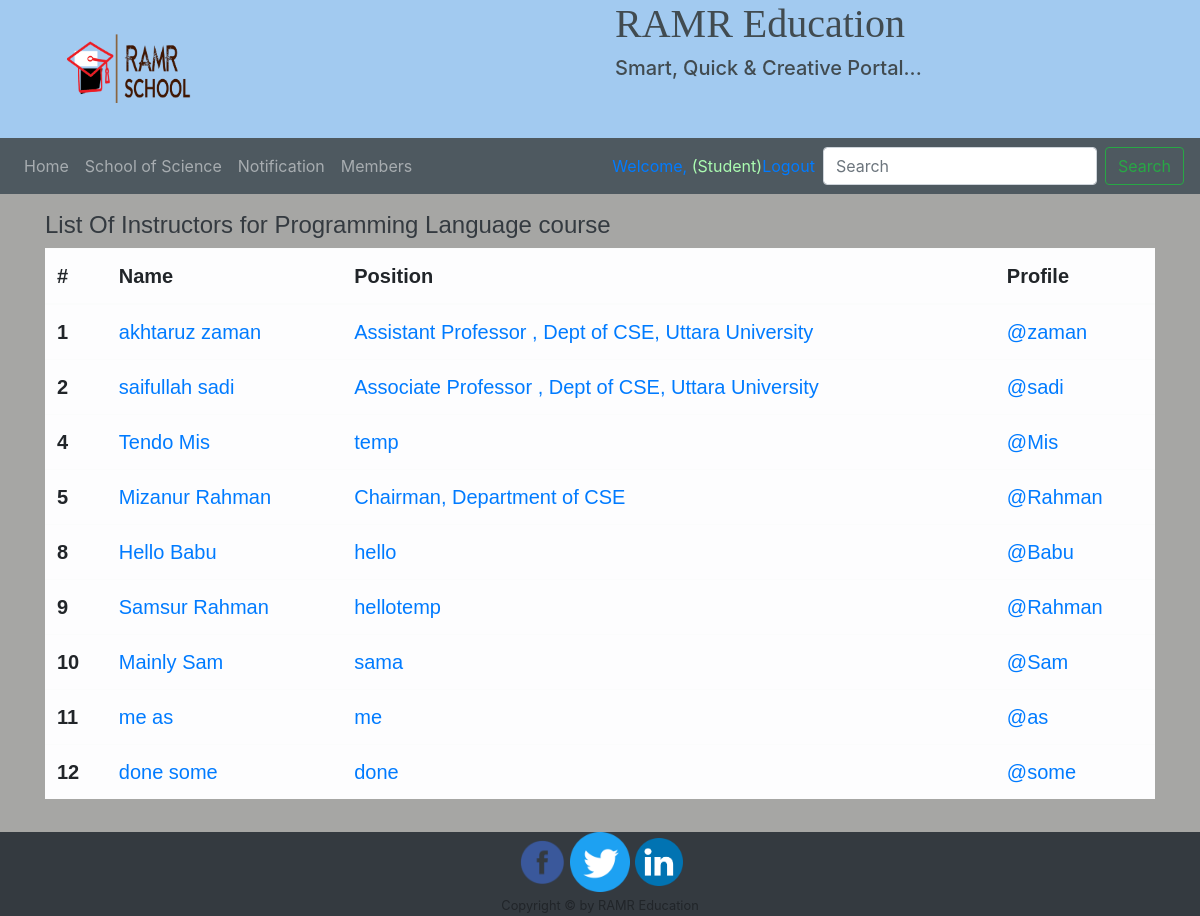
The page /pages/student/ListOfInstructor_se.php on the database its author committed.
### tables this page shows
CREATE TABLE `teacher` (
  `id` int(11) NOT NULL,
  `first_name` varchar(255) DEFAULT NULL,
  `last_name` varchar(255) DEFAULT NULL,
  `email` varchar(255) DEFAULT NULL,
  `address` text,
  `address2` text,
  `city` varchar(50) DEFAULT NULL,
  `remember_me` int(1) DEFAULT NULL,
  `password` varchar(255) DEFAULT NULL,
  `position` varchar(255) DEFAULT NULL,
  `type` varchar(255) NOT NULL,
  `photo` varchar(255) DEFAULT NULL
);

### pages/student/ListOfInstructor_se.php (the view, shortened to what this page needs)
<?php
include '../heading.php';
$queryTeachers = mysqli_query(mysqli_connect('localhost', 'root', 'roquib', 'ramr'), "select id,first_name,last_name, position from teacher");
?>
<?php
include '../navbar.php';
?>
<div style="font-size:20px; font-family:sans-serif; background-color:#a6a6a4; color:black; padding:17px;">
    <div class="coursebton">
        <div class="container">
            <h4 class="text-dark">List Of Instructors for Programming Language course</h4>
            <table class="table table-hover table-light">
                <thead>
                    <tr>
                        <th>#</th>
                        <th>Name</th>
                        <th>Position</th>
                        <th>Profile</th>
                    </tr>
                </thead>
                <tbody>
                    <?php while ($row = mysqli_fetch_array($queryTeachers)) : ?>
                        <tr>
                            <th scope="row"><?php echo $row['id']; ?></th>
                            <td><a href="SoftwareEngineering.php?id=<?php echo $row['id']; ?>"><?php echo $row['first_name'] . ' ' . $row['last_name']; ?></a></td>
                            <td><a href="SoftwareEngineering.php?id=<?php echo $row['id']; ?>"><?php echo $row['position']; ?></a></td>
                            <td><a href="/pages/teacher/teacherProfile.php?id=<?php echo $row['id']; ?>">@<?php echo $row['last_name']; ?></a> </td>
                        </tr> <?php endwhile; ?> </tbody>
            </table>
        </div>
    </div>
</div> <?php
        include "../footer.php";
        ?>

### rows shown on the page
teacher: id "1", first_name "akhtaruz", last_name "zaman", position "Assistant Professor , Dept of CSE, Uttara University"
teacher: id "2", first_name "saifullah", last_name "sadi", position "Associate Professor , Dept of CSE, Uttara University"
teacher: id "4", first_name "Tendo", last_name "Mis", position "temp"
teacher: id "5", first_name "Mizanur", last_name "Rahman", position "Chairman, Department of CSE"
teacher: id "8", first_name "Hello", last_name "Babu", position "hello"
teacher: id "9", first_name "Samsur", last_name "Rahman", position "hellotemp"
teacher: id "10", first_name "Mainly", last_name "Sam", position "sama"
teacher: id "11", first_name "me", last_name "as", position "me"
teacher: id "12", first_name "done", last_name "some", position "done"
